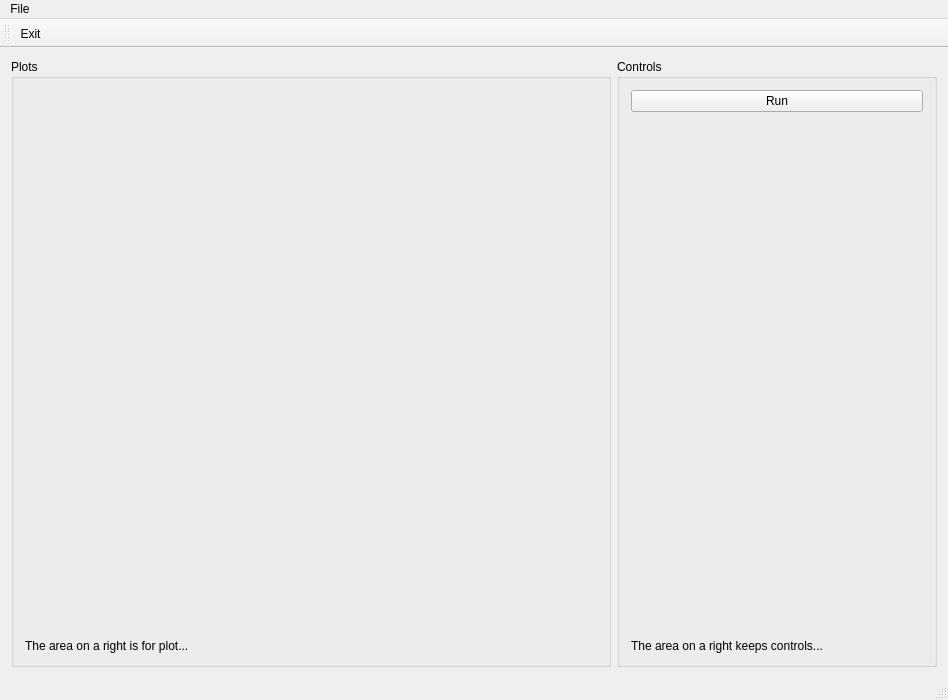
<?xml version="1.0" encoding="UTF-8"?>
<ui version="4.0">
 <class>MainWindow</class>
 <widget class="QMainWindow" name="MainWindow">
  <property name="geometry">
   <rect>
    <x>0</x>
    <y>0</y>
    <width>948</width>
    <height>700</height>
   </rect>
  </property>
  <property name="windowTitle">
   <string>QwtScatter</string>
  </property>
  <widget class="QWidget" name="mainWidget">
   <layout class="QHBoxLayout" name="mainWidgetLayout">
    <item>
     <widget class="QGroupBox" name="plotArea">
      <property name="minimumSize">
       <size>
        <width>600</width>
        <height>0</height>
       </size>
      </property>
      <property name="title">
       <string>Plots</string>
      </property>
      <layout class="QVBoxLayout" name="plotAreaLayout">
       <item>
        <spacer name="plotSpacer">
         <property name="orientation">
          <enum>Qt::Vertical</enum>
         </property>
         <property name="sizeHint" stdset="0">
          <size>
           <width>20</width>
           <height>552</height>
          </size>
         </property>
        </spacer>
       </item>
       <item>
        <widget class="QLabel" name="plotLabel">
         <property name="text">
          <string>The area on a right is for plot...</string>
         </property>
        </widget>
       </item>
      </layout>
     </widget>
    </item>
    <item>
     <widget class="QGroupBox" name="controlsArea">
      <property name="minimumSize">
       <size>
        <width>150</width>
        <height>0</height>
       </size>
      </property>
      <property name="maximumSize">
       <size>
        <width>350</width>
        <height>16777215</height>
       </size>
      </property>
      <property name="title">
       <string>Controls</string>
      </property>
      <layout class="QVBoxLayout" name="controlsAreaLayout">
       <item>
        <widget class="QPushButton" name="runButton">
         <property name="sizePolicy">
          <sizepolicy hsizetype="MinimumExpanding" vsizetype="Fixed">
           <horstretch>0</horstretch>
           <verstretch>0</verstretch>
          </sizepolicy>
         </property>
         <property name="text">
          <string>Run</string>
         </property>
        </widget>
       </item>
       <item>
        <spacer name="controlsSpacer">
         <property name="orientation">
          <enum>Qt::Vertical</enum>
         </property>
         <property name="sizeHint" stdset="0">
          <size>
           <width>20</width>
           <height>40</height>
          </size>
         </property>
        </spacer>
       </item>
       <item>
        <widget class="QLabel" name="controlsLabel">
         <property name="text">
          <string>The area on a right keeps controls...</string>
         </property>
        </widget>
       </item>
      </layout>
     </widget>
    </item>
   </layout>
  </widget>
  <widget class="QMenuBar" name="menuBar">
   <property name="geometry">
    <rect>
     <x>0</x>
     <y>0</y>
     <width>948</width>
     <height>21</height>
    </rect>
   </property>
   <widget class="QMenu" name="menuFile">
    <property name="title">
     <string>File</string>
    </property>
    <addaction name="exitAction"/>
   </widget>
   <addaction name="menuFile"/>
  </widget>
  <widget class="QToolBar" name="mainToolBar">
   <attribute name="toolBarArea">
    <enum>TopToolBarArea</enum>
   </attribute>
   <attribute name="toolBarBreak">
    <bool>false</bool>
   </attribute>
   <addaction name="exitAction"/>
  </widget>
  <widget class="QStatusBar" name="statusBar"/>
  <action name="exitAction">
   <property name="icon">
    <iconset resource="QwtScatter.qrc">
     <normaloff>:/QwtScatter/assets/exit.png</normaloff>:/QwtScatter/assets/exit.png</iconset>
   </property>
   <property name="text">
    <string>Exit</string>
   </property>
   <property name="shortcut">
    <string>Alt+X</string>
   </property>
  </action>
 </widget>
 <layoutdefault spacing="6" margin="11"/>
 <resources>
  <include location="QwtScatter.qrc"/>
 </resources>
 <connections/>
</ui>
